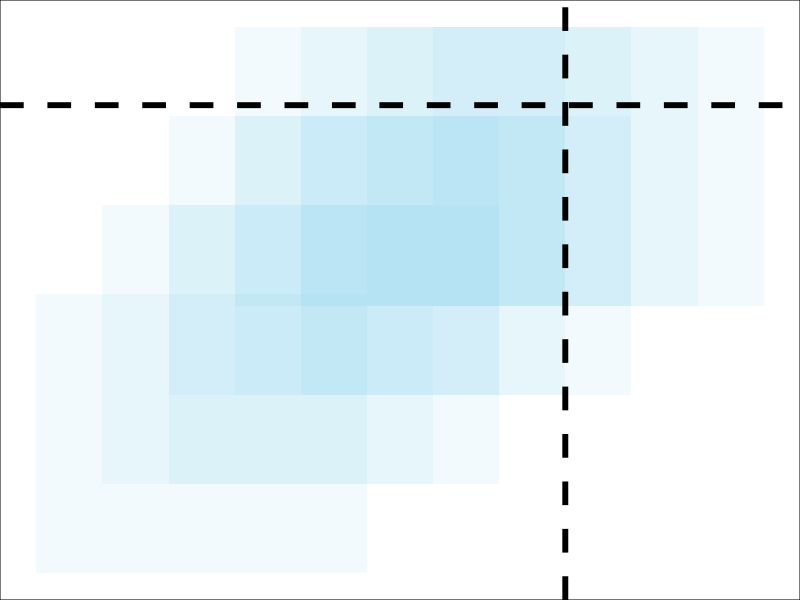
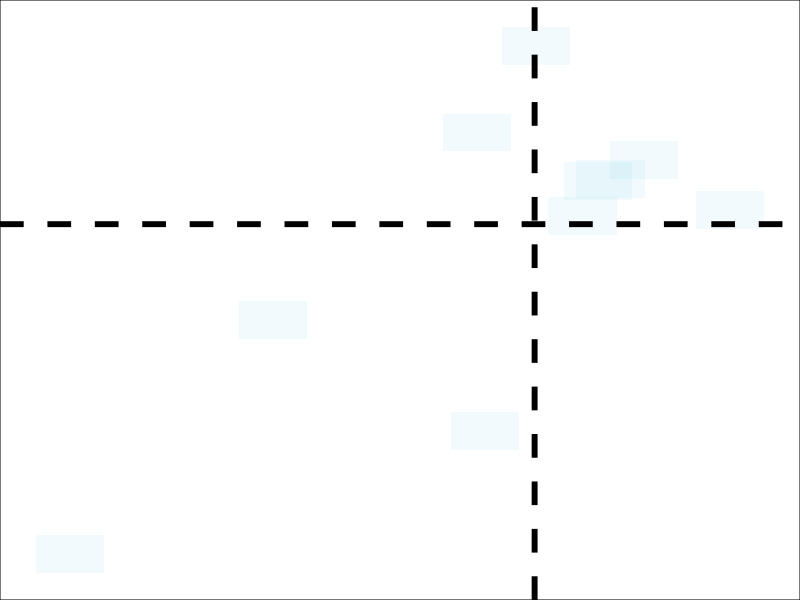

Write R code to recreate these figures, in order.
## ---- chunk 1
library(ggplot2)

x = c(2, 3, 4, 4, 5, 6, 5, 6, 7, 8)
y = c(1, 2, 2, 3, 3, 3, 4, 4, 4, 4)
p = c(1, 2, 1, 2, 2, 1, 2, 2, 2, 1) / 16

xmean = 5
ymean = 3.125


ggplot(data.frame(x, y), aes(xmin = x - xmean, xmax = x,
                 ymin = y - ymean, ymax = y)) +
    geom_rect(color = NA, fill = "skyblue", alpha = 0.1) +
    theme_void() +
    theme(plot.background = element_rect(fill = "white")) + 
  geom_hline(yintercept=ymean, linetype="dashed", 
                color = "black", size=2) + 
    geom_vline(xintercept=xmean, linetype="dashed", 
                color = "black", size=2) 

## ---- chunk 2
library(ggplot2)

rho = 0.7

x = rnorm(10)
y = rho * x + sqrt(1 - rho ^ 2) * rnorm(10) 

xmean = mean(x)
ymean = mean(y)


ggplot(data.frame(x, y), aes(xmin = x - xmean, xmax = x,
                 ymin = y - ymean, ymax = y)) +
    geom_rect(color = NA, fill = "skyblue", alpha = 0.1) +
    theme_void() +
    theme(plot.background = element_rect(fill = "white")) + 
  geom_hline(yintercept=ymean, linetype="dashed", 
                color = "black", size=2) + 
    geom_vline(xintercept=xmean, linetype="dashed", 
                color = "black", size=2) 

